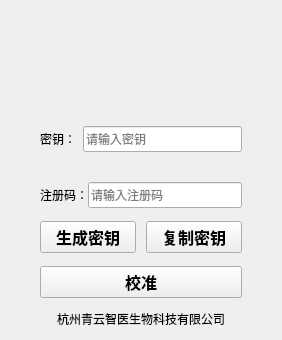
      <widget class="QWidget" name="pageCheck">
       <layout class="QGridLayout" name="gridLayout_13">
        <property name="leftMargin">
         <number>0</number>
        </property>
        <property name="topMargin">
         <number>0</number>
        </property>
        <property name="rightMargin">
         <number>0</number>
        </property>
        <property name="bottomMargin">
         <number>0</number>
        </property>
        <property name="spacing">
         <number>0</number>
        </property>
        <item row="0" column="0">
         <layout class="QVBoxLayout" name="verticalLayout_13" stretch="1,2">
          <property name="spacing">
           <number>0</number>
          </property>
          <item>
           <widget class="QWidget" name="logoWidget_4" native="true">
            <property name="styleSheet">
             <string notr="true"/>
            </property>
            <layout class="QGridLayout" name="gridLayout_5">
             <property name="leftMargin">
              <number>0</number>
             </property>
             <property name="topMargin">
              <number>0</number>
             </property>
             <property name="rightMargin">
              <number>0</number>
             </property>
             <property name="bottomMargin">
              <number>0</number>
             </property>
             <property name="spacing">
              <number>0</number>
             </property>
             <item row="0" column="0">
              <layout class="QHBoxLayout" name="horizontalLayout_8" stretch="1,3,8,3">
               <item>
                <spacer name="horizontalSpacer_5">
                 <property name="orientation">
                  <enum>Qt::Horizontal</enum>
                 </property>
                 <property name="sizeHint" stdset="0">
                  <size>
                   <width>40</width>
                   <height>20</height>
                  </size>
                 </property>
                </spacer>
               </item>
               <item>
                <layout class="QVBoxLayout" name="verticalLayout_14" stretch="1,2,2">
                 <item>
                  <spacer name="verticalSpacer_9">
                   <property name="orientation">
                    <enum>Qt::Vertical</enum>
                   </property>
                   <property name="sizeHint" stdset="0">
                    <size>
                     <width>20</width>
                     <height>40</height>
                    </size>
                   </property>
                  </spacer>
                 </item>
                 <item>
                  <layout class="QHBoxLayout" name="horizontalLayout_9" stretch="1">
                   <item>
                    <widget class="QLabel" name="logoPhoto_4">
                     <property name="font">
                      <font>
                       <pointsize>34</pointsize>
                      </font>
                     </property>
                     <property name="styleSheet">
                      <string notr="true">image: url(:/images/image/logox.png);</string>
                     </property>
                     <property name="text">
                      <string/>
                     </property>
                    </widget>
                   </item>
                  </layout>
                 </item>
                 <item>
                  <spacer name="verticalSpacer_10">
                   <property name="orientation">
                    <enum>Qt::Vertical</enum>
                   </property>
                   <property name="sizeHint" stdset="0">
                    <size>
                     <width>20</width>
                     <height>40</height>
                    </size>
                   </property>
                  </spacer>
                 </item>
                </layout>
               </item>
               <item>
                <spacer name="horizontalSpacer_6">
                 <property name="orientation">
                  <enum>Qt::Horizontal</enum>
                 </property>
                 <property name="sizeHint" stdset="0">
                  <size>
                   <width>40</width>
                   <height>20</height>
                  </size>
                 </property>
                </spacer>
               </item>
               <item>
                <layout class="QVBoxLayout" name="verticalLayout_15">
                 <item>
                  <layout class="QHBoxLayout" name="horizontalLayout_10" stretch="1,1">
                   <item>
                    <widget class="QPushButton" name="logoShrink_4">
                     <property name="toolTip">
                      <string>最小化</string>
                     </property>
                     <property name="text">
                      <string/>
                     </property>
                     <property name="icon">
                      <iconset resource="../ELIASANEW8/qss.qrc">
                       <normaloff>:/images/image/shrink.png</normaloff>:/images/image/shrink.png</iconset>
                     </property>
                     <property name="default">
                      <bool>false</bool>
                     </property>
                     <property name="flat">
                      <bool>true</bool>
                     </property>
                    </widget>
                   </item>
                   <item>
                    <widget class="QPushButton" name="logoClose_4">
                     <property name="toolTip">
                      <string>关闭</string>
                     </property>
                     <property name="text">
                      <string/>
                     </property>
                     <property name="icon">
                      <iconset resource="../ELIASANEW8/qss.qrc">
                       <normaloff>:/images/image/close.png</normaloff>:/images/image/close.png</iconset>
                     </property>
                     <property name="flat">
                      <bool>true</bool>
                     </property>
                    </widget>
                   </item>
                  </layout>
                 </item>
                 <item>
                  <spacer name="verticalSpacer_11">
                   <property name="orientation">
                    <enum>Qt::Vertical</enum>
                   </property>
                   <property name="sizeHint" stdset="0">
                    <size>
                     <width>20</width>
                     <height>40</height>
                    </size>
                   </property>
                  </spacer>
                 </item>
                </layout>
               </item>
              </layout>
             </item>
            </layout>
           </widget>
          </item>
          <item>
           <widget class="QWidget" name="userPass_4" native="true">
            <layout class="QGridLayout" name="gridLayout_12">
             <property name="leftMargin">
              <number>0</number>
             </property>
             <property name="topMargin">
              <number>0</number>
             </property>
             <property name="rightMargin">
              <number>0</number>
             </property>
             <property name="bottomMargin">
              <number>0</number>
             </property>
             <property name="spacing">
              <number>0</number>
             </property>
             <item row="0" column="0">
              <layout class="QHBoxLayout" name="horizontalLayout_11" stretch="1,2,1">
               <item>
                <spacer name="horizontalSpacer_15">
                 <property name="orientation">
                  <enum>Qt::Horizontal</enum>
                 </property>
                 <property name="sizeHint" stdset="0">
                  <size>
                   <width>40</width>
                   <height>20</height>
                  </size>
                 </property>
                </spacer>
               </item>
               <item>
                <layout class="QVBoxLayout" name="verticalLayout_16">
                 <item>
                  <spacer name="verticalSpacer_12">
                   <property name="orientation">
                    <enum>Qt::Vertical</enum>
                   </property>
                   <property name="sizeHint" stdset="0">
                    <size>
                     <width>202</width>
                     <height>13</height>
                    </size>
                   </property>
                  </spacer>
                 </item>
                 <item>
                  <layout class="QHBoxLayout" name="horizontalLayout_26" stretch="0,0">
                   <item>
                    <widget class="QLabel" name="label_4">
                     <property name="minimumSize">
                      <size>
                       <width>0</width>
                       <height>26</height>
                      </size>
                     </property>
                     <property name="styleSheet">
                      <string notr="true"/>
                     </property>
                     <property name="text">
                      <string>密钥：  </string>
                     </property>
                     <property name="alignment">
                      <set>Qt::AlignLeading|Qt::AlignLeft|Qt::AlignVCenter</set>
                     </property>
                    </widget>
                   </item>
                   <item>
                    <widget class="QLineEdit" name="lineCheck_2">
                     <property name="minimumSize">
                      <size>
                       <width>0</width>
                       <height>26</height>
                      </size>
                     </property>
                     <property name="echoMode">
                      <enum>QLineEdit::Password</enum>
                     </property>
                     <property name="placeholderText">
                      <string>请输入密钥</string>
                     </property>
                    </widget>
                   </item>
                  </layout>
                 </item>
                 <item>
                  <spacer name="verticalSpacer_13">
                   <property name="orientation">
                    <enum>Qt::Vertical</enum>
                   </property>
                   <property name="sizeHint" stdset="0">
                    <size>
                     <width>20</width>
                     <height>30</height>
                    </size>
                   </property>
                  </spacer>
                 </item>
                 <item>
                  <layout class="QHBoxLayout" name="horizontalLayout_27" stretch="0,0">
                   <item>
                    <widget class="QLabel" name="label_5">
                     <property name="minimumSize">
                      <size>
                       <width>0</width>
                       <height>26</height>
                      </size>
                     </property>
                     <property name="styleSheet">
                      <string notr="true"/>
                     </property>
                     <property name="text">
                      <string>注册码：</string>
                     </property>
                     <property name="alignment">
                      <set>Qt::AlignCenter</set>
                     </property>
                    </widget>
                   </item>
                   <item>
                    <widget class="QLineEdit" name="lineCheck">
                     <property name="minimumSize">
                      <size>
                       <width>0</width>
                       <height>26</height>
                      </size>
                     </property>
                     <property name="echoMode">
                      <enum>QLineEdit::Password</enum>
                     </property>
                     <property name="placeholderText">
                      <string>请输入注册码</string>
                     </property>
                    </widget>
                   </item>
                  </layout>
                 </item>
                 <item>
                  <spacer name="verticalSpacer_30">
                   <property name="orientation">
                    <enum>Qt::Vertical</enum>
                   </property>
                   <property name="sizeHint" stdset="0">
                    <size>
                     <width>202</width>
                     <height>13</height>
                    </size>
                   </property>
                  </spacer>
                 </item>
                 <item>
                  <layout class="QHBoxLayout" name="horizontalLayout_28" stretch="0,0">
                   <property name="spacing">
                    <number>10</number>
                   </property>
                   <item>
                    <widget class="QPushButton" name="buKeyCre">
                     <property name="sizePolicy">
                      <sizepolicy hsizetype="Minimum" vsizetype="MinimumExpanding">
                       <horstretch>0</horstretch>
                       <verstretch>0</verstretch>
                      </sizepolicy>
                     </property>
                     <property name="minimumSize">
                      <size>
                       <width>0</width>
                       <height>26</height>
                      </size>
                     </property>
                     <property name="font">
                      <font>
                       <pointsize>12</pointsize>
                       <weight>75</weight>
                       <bold>true</bold>
                      </font>
                     </property>
                     <property name="text">
                      <string>生成密钥</string>
                     </property>
                    </widget>
                   </item>
                   <item>
                    <widget class="QPushButton" name="buKeyCpy">
                     <property name="sizePolicy">
                      <sizepolicy hsizetype="Minimum" vsizetype="MinimumExpanding">
                       <horstretch>0</horstretch>
                       <verstretch>0</verstretch>
                      </sizepolicy>
                     </property>
                     <property name="minimumSize">
                      <size>
                       <width>0</width>
                       <height>26</height>
                      </size>
                     </property>
                     <property name="font">
                      <font>
                       <pointsize>12</pointsize>
                       <weight>75</weight>
                       <bold>true</bold>
                      </font>
                     </property>
                     <property name="text">
                      <string>复制密钥</string>
                     </property>
                    </widget>
                   </item>
                  </layout>
                 </item>
                 <item>
                  <spacer name="verticalSpacer_33">
                   <property name="orientation">
                    <enum>Qt::Vertical</enum>
                   </property>
                   <property name="sizeHint" stdset="0">
                    <size>
                     <width>202</width>
                     <height>13</height>
                    </size>
                   </property>
                  </spacer>
                 </item>
                 <item>
                  <widget class="QPushButton" name="logoCheck">
                   <property name="sizePolicy">
                    <sizepolicy hsizetype="Minimum" vsizetype="MinimumExpanding">
                     <horstretch>0</horstretch>
                     <verstretch>0</verstretch>
                    </sizepolicy>
                   </property>
                   <property name="minimumSize">
                    <size>
                     <width>0</width>
                     <height>26</height>
                    </size>
                   </property>
                   <property name="font">
                    <font>
                     <pointsize>12</pointsize>
                     <weight>75</weight>
                     <bold>true</bold>
                    </font>
                   </property>
                   <property name="text">
                    <string>校准</string>
                   </property>
                  </widget>
                 </item>
                 <item>
                  <spacer name="verticalSpacer_31">
                   <property name="orientation">
                    <enum>Qt::Vertical</enum>
                   </property>
                   <property name="sizeHint" stdset="0">
                    <size>
                     <width>20</width>
                     <height>4</height>
                    </size>
                   </property>
                  </spacer>
                 </item>
                 <item>
                  <widget class="QLabel" name="label_6">
                   <property name="text">
                    <string>杭州青云智医生物科技有限公司</string>
                   </property>
                   <property name="alignment">
                    <set>Qt::AlignCenter</set>
                   </property>
                  </widget>
                 </item>
                 <item>
                  <spacer name="verticalSpacer_32">
                   <property name="orientation">
                    <enum>Qt::Vertical</enum>
                   </property>
                   <property name="sizeHint" stdset="0">
                    <size>
                     <width>20</width>
                     <height>1</height>
                    </size>
                   </property>
                  </spacer>
                 </item>
                </layout>
               </item>
               <item>
                <spacer name="horizontalSpacer_16">
                 <property name="orientation">
                  <enum>Qt::Horizontal</enum>
                 </property>
                 <property name="sizeHint" stdset="0">
                  <size>
                   <width>40</width>
                   <height>20</height>
                  </size>
                 </property>
                </spacer>
               </item>
              </layout>
             </item>
            </layout>
           </widget>
          </item>
         </layout>
        </item>
       </layout>
      </widget>
